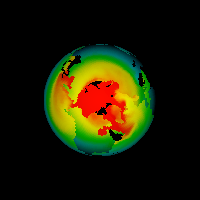

Write the Python code that produced this figure.
#!/usr/bin/env python

# Read a NetCDF CF file with spherical coordinates and render the tos field.

import os

import vtkmodules.vtkInteractionStyle  # noqa: F401
import vtkmodules.vtkRenderingFreeType  # noqa: F401
import vtkmodules.vtkRenderingOpenGL2  # noqa: F401

from vtkmodules.vtkFiltersCore import (
    vtkAssignAttribute,
    vtkThreshold,
)
from vtkmodules.vtkFiltersGeometry import vtkDataSetSurfaceFilter
from vtkmodules.vtkIONetCDF import vtkNetCDFCFReader
from vtkmodules.vtkRenderingCore import (
    vtkActor,
    vtkPolyDataMapper,
    vtkRenderWindow,
    vtkRenderWindowInteractor,
    vtkRenderer,
)

# Source
data_dir = os.environ.get("VPE_DATA_DIR", os.path.dirname(os.path.abspath(__file__)))

# Read the NetCDF CF file
cf_reader = vtkNetCDFCFReader()
cf_reader.SetFileName(os.path.join(data_dir, "tos_O1_2001-2002.nc"))
cf_reader.SetVariableArrayStatus("tos", 1)
cf_reader.SetSphericalCoordinates(1)

# Assign field to scalars
assign_attribute = vtkAssignAttribute()
assign_attribute.SetInputConnection(cf_reader.GetOutputPort())
assign_attribute.Assign("tos", "SCALARS", "CELL_DATA")

# Threshold to remove fill values
threshold_filter = vtkThreshold()
threshold_filter.SetInputConnection(assign_attribute.GetOutputPort())
threshold_filter.SetThresholdFunction(vtkThreshold.THRESHOLD_LOWER)
threshold_filter.SetLowerThreshold(10000.0)

# Extract surface
surface_filter = vtkDataSetSurfaceFilter()
surface_filter.SetInputConnection(threshold_filter.GetOutputPort())

# Mapper
surface_mapper = vtkPolyDataMapper()
surface_mapper.SetInputConnection(surface_filter.GetOutputPort())
surface_mapper.SetScalarRange(270, 310)

# Actor
actor = vtkActor()
actor.SetMapper(surface_mapper)

# Renderer
renderer = vtkRenderer()
renderer.AddActor(actor)

# Render window
render_window = vtkRenderWindow()
render_window.AddRenderer(renderer)
render_window.SetWindowName("netcdf cf spherical coords x array")
render_window.SetMultiSamples(0)
render_window.SetSize(200, 200)

# Interactor
interactor = vtkRenderWindowInteractor()
interactor.SetRenderWindow(render_window)

interactor.Initialize()
interactor.Start()
